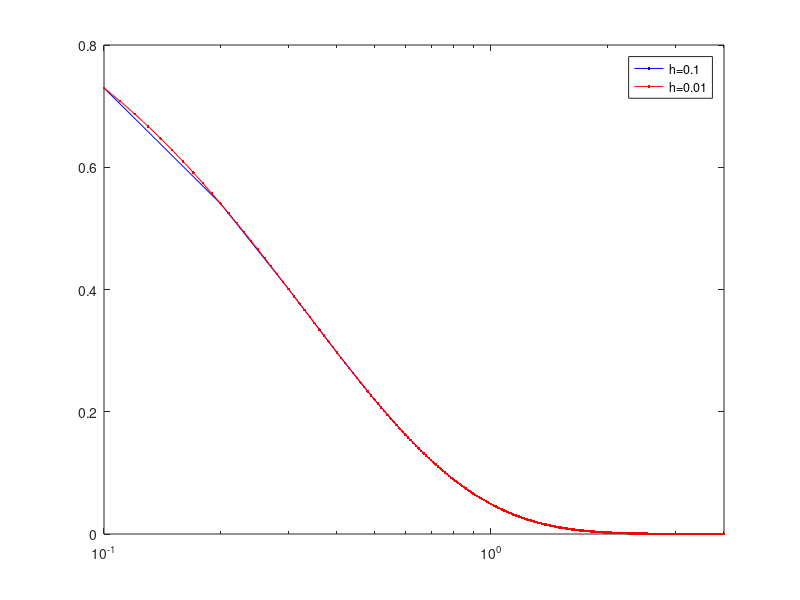

Here is the MATLAB script that generated this plot: (Note: this script raises an error after producing the figure.)
% MCEN 3030
% Project 6
% MEID: 650-703
% HANWEN ZHAO
function [] = CP6_650703()
clear all
close all
clc
% Problem 1
fprintf('Problem 1\n')
y_init = 0; h1 = 0.1; h2 = 0.01; t_end = 4;
t1 = 0:h1:t_end;
t2 = 0:h2:t_end;
imax1 = length(t1);
imax2 = length(t2);

f = @(t,y) -200000*y + 199000*y^(2/3)*exp(-t) + exp(-t);
g = @(x,y,t,h) x + 200000*x*h - 199000*x.^(2/3)*exp(-t)*h - exp(-t)*h - y;
%Take derivative of this g(x) with respect to x 
g_p = @(x,y,t,h) 1 + 200000*h - 199000*(2/3)*x^(-1/3)*exp(-t)*h;

% Implicit (Backward) Euler
y_imp1 = Euler_Backward(t1,imax1,h1,g,g_p); % calculate y_imp with step size 0.1
y_imp2 = Euler_Backward(t2,imax2,h2,g,g_p); % calculate y_imp with step size 0.01

figure
semilogx(t1,y_imp1,'b.-') % plot with setp size h = 0.1
axis([0.1 4 0 0.8])
hold on
semilogx(t2,y_imp2,'r.-') % plot with setp size h = 0.01
legend('h=0.1','h=0.01')
hold off
Error = sum(abs(y_imp1-y_imp2(1:10:end)))/length(y_imp1);
fprintf('Since we dont know the true solution of ODE, we can use more costly approach to compare.\n')
fprintf('From the plot above, we can say our Euler solution was an accurate solution to the ODE.\n')
fprintf('The average error is %4.8f.\n\n',Error)

% Problem 2
fprintf('Problem 2\n')
fprintf('Also we can use other high oder methods to solve this ODE, such as 5th order Runge Kutta or Adams-Moulton method.\n\n')

% Problem 3
fprintf('Problem 3 \n')
[vl] = ProblemThreeFunction(20,40,1.6); % when the bottom of the projectile block knife
[vh] = ProblemThreeFunction(20,40,1.8); % when the top of the projectile block knife
[ve] = ProblemThreeFunction(20,40,1.7); % when the middle of the projectile block knife
fprintf('The lowest initial velocity we can use is %4.2f.\n',vl)
fprintf('The highest initial velocity we can use is %4.2f.\n',vh)
fprintf('The excate initial velocity we can use is %4.2f.\n\n',ve)

% Problem 4
fprintf('Problem 4 \n')
solinit=bvpinit([0:0.4:2.8],[20,40]);
sol=bvp4c(@odefun,@bcfun,solinit);
figure
plot(sol.x,sol.y(1,:),'r')
xlabel('time')
ylabel('position')

vf = (sol.y(1,2)-sol.y(1,1))/(sol.x(2)-sol.x(1));
fprintf('The calculated initial velocity through finite difference approach is %4.2f m/s. \n\n',vf)
end

function dydx=odefun(x,y)
dydx=[y(2) -9.8-0.5/5*y(2)];
end

function res=bcfun(ya,yb)
BCa=-1;
BCb=1.7;
res=[ya(1)-BCa yb(1)-BCb];
end 

function [v] = ProblemThreeFunction(v1,v2,height)
timespan = [0 2.8]; % desried time range for solution
IC1 = [-1 v1]; % initial condition
IC2 = [-1 v2];
%Solve ODE via ode45
i = 1;
while(1)
    [t1,y1] = ode45(@ODE3,timespan,[-1 v1]); % calculate positon throught the first guess
    [t2,y2] = ode45(@ODE3,timespan,[-1 v2]); % calculate positon throught the second guess
    error1 = y1(end,1)-height;
    error2 = y2(end,1)-height;
    if abs(error1) < 0.0001
       break;
    end
    tmp = v2;
    v2 = v1 - error1*(v1-v2)/(error1-error2); % secant method
    v1 = tmp;
end
v = v2;
end

function [y_imp] = Euler_Backward(t,imax,h,g,g_p) % euler backward function
y_imp = zeros(1,imax);
y_imp(1) = 0.0; %need reasonable initial condition for Newton's method
for i = 1:imax-1
    if i == 1, x = 0.7; else  x = y_imp(i); end %can't divide by zero 
    %so don't start Newton iteration at y0 to determine y1, instead pick
    %another guess
    while true
        x_new = x - g(x,y_imp(i),t(i+1),h) / g_p(x,y_imp(i),t(i+1),h);
        if abs((x_new-x)/x) < 100*eps  %once we converge
            break
        else
            x = x_new;
        end
    end
    y_imp(i+1) = x;     %set our y value
end
end

function [phi] = ODE3(t,y)
m=5;  %set constants
g=9.81;
c=0.5;
if y(2) > 0  %drag is in negative y when moving up
    phi = [y(2); -g - c/m*(y(2))^2];
else         %other wise it is positive (none when v=0)
    phi = [y(2); -g + c/m*(y(2))^2];
end
end